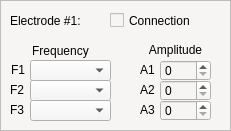
     <widget class="QFrame" name="frame_e1_4">
      <property name="geometry">
       <rect>
        <x>740</x>
        <y>40</y>
        <width>231</width>
        <height>131</height>
       </rect>
      </property>
      <property name="styleSheet">
       <string notr="true">background-color: rgb(246, 245, 244);</string>
      </property>
      <property name="frameShape">
       <enum>QFrame::StyledPanel</enum>
      </property>
      <property name="frameShadow">
       <enum>QFrame::Raised</enum>
      </property>
      <widget class="QSpinBox" name="spinBox_e0_a1_9">
       <property name="geometry">
        <rect>
         <x>160</x>
         <y>60</y>
         <width>51</width>
         <height>21</height>
        </rect>
       </property>
      </widget>
      <widget class="QLabel" name="label_80">
       <property name="geometry">
        <rect>
         <x>10</x>
         <y>10</y>
         <width>91</width>
         <height>21</height>
        </rect>
       </property>
       <property name="text">
        <string>Electrode #1:</string>
       </property>
      </widget>
      <widget class="QLabel" name="label_81">
       <property name="geometry">
        <rect>
         <x>10</x>
         <y>40</y>
         <width>101</width>
         <height>21</height>
        </rect>
       </property>
       <property name="text">
        <string>Frequency</string>
       </property>
       <property name="alignment">
        <set>Qt::AlignCenter</set>
       </property>
      </widget>
      <widget class="QLabel" name="label_82">
       <property name="geometry">
        <rect>
         <x>11</x>
         <y>60</y>
         <width>21</width>
         <height>20</height>
        </rect>
       </property>
       <property name="text">
        <string>F1</string>
       </property>
      </widget>
      <widget class="QLabel" name="label_83">
       <property name="geometry">
        <rect>
         <x>10</x>
         <y>80</y>
         <width>21</width>
         <height>20</height>
        </rect>
       </property>
       <property name="text">
        <string>F2</string>
       </property>
      </widget>
      <widget class="QLabel" name="label_84">
       <property name="geometry">
        <rect>
         <x>10</x>
         <y>100</y>
         <width>21</width>
         <height>20</height>
        </rect>
       </property>
       <property name="text">
        <string>F3</string>
       </property>
      </widget>
      <widget class="QComboBox" name="comboBox_e0_f2_9">
       <property name="geometry">
        <rect>
         <x>30</x>
         <y>80</y>
         <width>81</width>
         <height>21</height>
        </rect>
       </property>
      </widget>
      <widget class="QComboBox" name="comboBox_e0_f1_9">
       <property name="geometry">
        <rect>
         <x>30</x>
         <y>60</y>
         <width>81</width>
         <height>21</height>
        </rect>
       </property>
      </widget>
      <widget class="QComboBox" name="comboBox_e0_f3_9">
       <property name="geometry">
        <rect>
         <x>30</x>
         <y>100</y>
         <width>81</width>
         <height>21</height>
        </rect>
       </property>
      </widget>
      <widget class="QLabel" name="label_85">
       <property name="geometry">
        <rect>
         <x>140</x>
         <y>39</y>
         <width>71</width>
         <height>21</height>
        </rect>
       </property>
       <property name="text">
        <string>Amplitude</string>
       </property>
       <property name="alignment">
        <set>Qt::AlignCenter</set>
       </property>
      </widget>
      <widget class="QLabel" name="label_86">
       <property name="geometry">
        <rect>
         <x>140</x>
         <y>60</y>
         <width>16</width>
         <height>20</height>
        </rect>
       </property>
       <property name="text">
        <string>A1</string>
       </property>
      </widget>
      <widget class="QLabel" name="label_87">
       <property name="geometry">
        <rect>
         <x>140</x>
         <y>80</y>
         <width>21</width>
         <height>20</height>
        </rect>
       </property>
       <property name="text">
        <string>A2</string>
       </property>
      </widget>
      <widget class="QSpinBox" name="spinBox_e0_a2_9">
       <property name="geometry">
        <rect>
         <x>160</x>
         <y>80</y>
         <width>51</width>
         <height>21</height>
        </rect>
       </property>
      </widget>
      <widget class="QLabel" name="label_88">
       <property name="geometry">
        <rect>
         <x>140</x>
         <y>100</y>
         <width>21</width>
         <height>20</height>
        </rect>
       </property>
       <property name="text">
        <string>A3</string>
       </property>
      </widget>
      <widget class="QSpinBox" name="spinBox_e0_a3_9">
       <property name="geometry">
        <rect>
         <x>160</x>
         <y>100</y>
         <width>51</width>
         <height>21</height>
        </rect>
       </property>
      </widget>
      <widget class="QCheckBox" name="checkBox_e0_9">
       <property name="enabled">
        <bool>true</bool>
       </property>
       <property name="geometry">
        <rect>
         <x>110</x>
         <y>10</y>
         <width>101</width>
         <height>21</height>
        </rect>
       </property>
       <property name="text">
        <string>Connection</string>
       </property>
       <property name="tristate">
        <bool>false</bool>
       </property>
      </widget>
     </widget>
